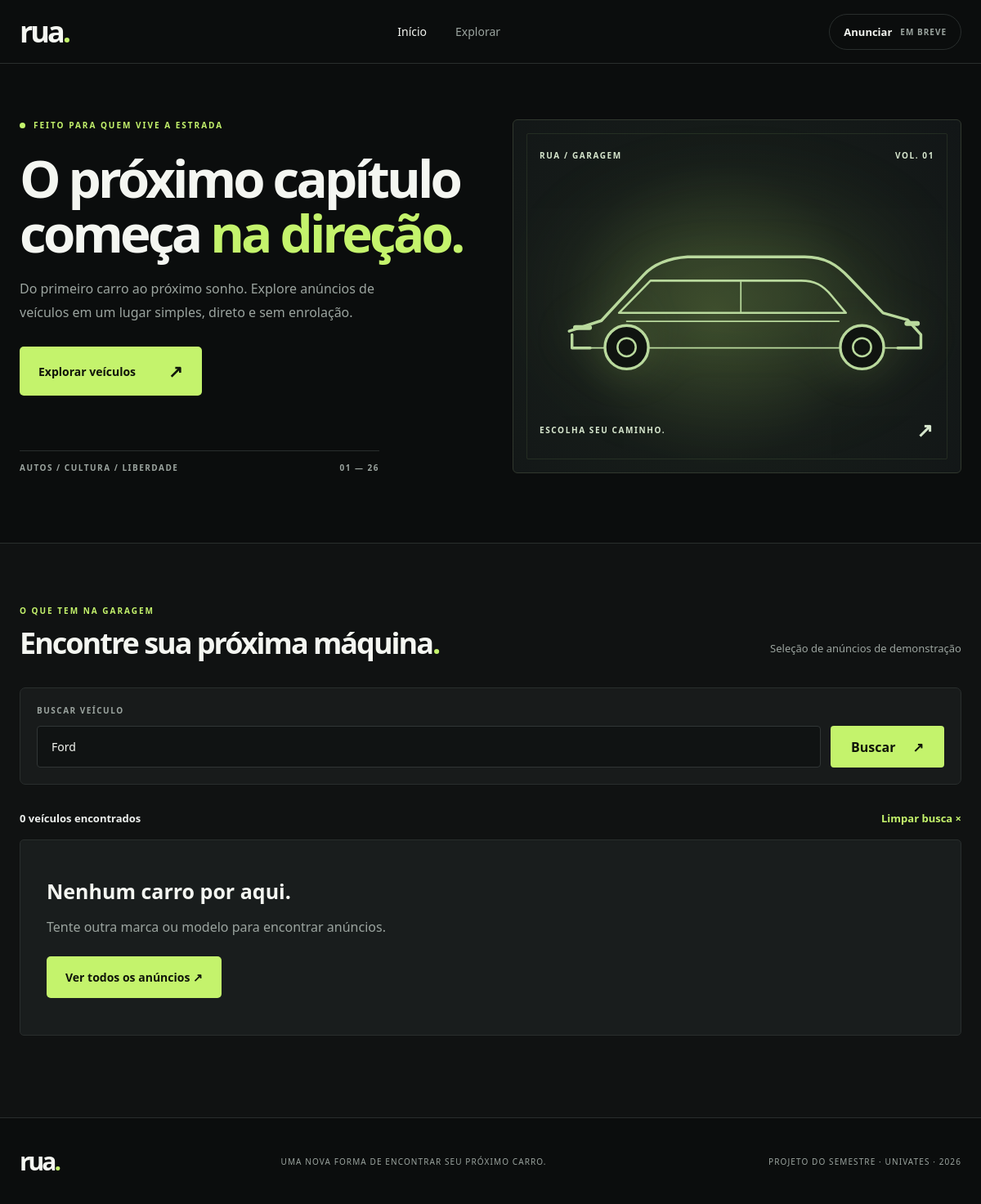
The page /index.php?busca=Ford on the database as committed earlier.
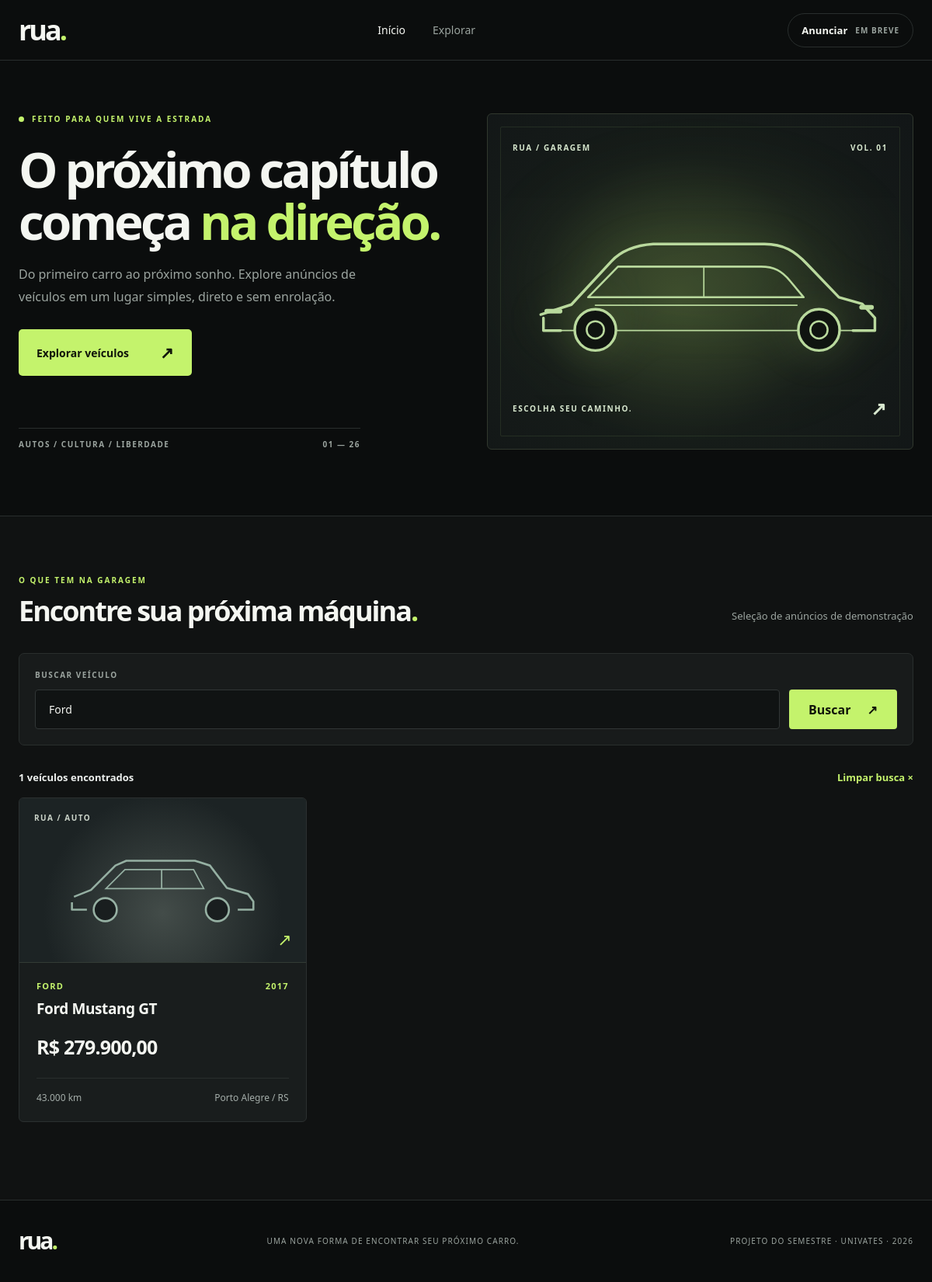
The same page on the database as committed later.
### tables this page shows
CREATE TABLE veiculos (
  id_veiculo INT AUTO_INCREMENT PRIMARY KEY,
  id_usuario INT NOT NULL,
  marca VARCHAR(60) NOT NULL,
  modelo VARCHAR(90) NOT NULL,
  categoria VARCHAR(30) NOT NULL DEFAULT 'Carros',
  ano INT NOT NULL,
  preco DECIMAL(12,2) NOT NULL,
  quilometragem INT NOT NULL,
  cidade VARCHAR(80) NOT NULL,
  uf CHAR(2) NOT NULL,
  descricao TEXT,
  foto_url VARCHAR(500),
  status VARCHAR(15) NOT NULL DEFAULT 'disponivel',
  FOREIGN KEY (id_usuario) REFERENCES usuarios(id_usuario)
);

### VeiculoDAO.php (called while the page is built, shortened)
<?php
class VeiculoDAO {
    private $conexao;
    public function __construct($conexao) {
        $this->conexao = $conexao;
    }
    public function listar($busca = "") {
        $sql = "SELECT veiculos.*, usuarios.nome AS nome_usuario
                FROM veiculos
                INNER JOIN usuarios ON veiculos.id_usuario = usuarios.id_usuario
                WHERE veiculos.status = 'disponivel'";
        if ($busca != "") {
            $sql .= " AND (veiculos.marca LIKE ? OR veiculos.modelo LIKE ?)";
        }
        $sql .= " ORDER BY veiculos.id_veiculo DESC";
        $comando = $this->conexao->prepare($sql);
        if ($busca != "") {
            $pesquisa = "%" . $busca . "%";
            $comando->execute([$pesquisa, $pesquisa]);
        } else {
            $comando->execute();
        }
        return $comando->fetchAll();
    }
}

### index.php (the view, shortened to what the changed rows need)
<?php
require_once "conexao.php";
require_once "VeiculoDAO.php";
$veiculoDAO = new VeiculoDAO($conexao);
$busca = isset($_GET["busca"]) && is_string($_GET["busca"]) ? trim($_GET["busca"]) : "";
$busca = substr($busca, 0, 80);
$veiculos = $veiculoDAO->listar($busca);
function texto($valor) {
    return htmlspecialchars((string) $valor, ENT_QUOTES, "UTF-8");
}
function reais($valor) {
    return "R$ " . number_format($valor, 2, ",", ".");
}
?>
<!DOCTYPE html>
<html lang="pt-BR">
<head>
    <link rel="stylesheet" href="style.css">
</head>
<body>
    <main>
        <section class="hero container">
            <div class="hero-copy">
                <h1>O próximo capítulo começa <em>na direção.</em></h1>
            </div>
        </section>
        <section class="listings" id="anuncios">
            <div class="container">
                <div class="section-top">
                    <div>
                        <h2>Encontre sua próxima máquina<span>.</span></h2>
                    </div>
                </div>
                <div class="results-heading">
                    <span><?php echo count($veiculos); ?> veículos encontrados</span>
                    <?php if ($busca !== "") { ?>
                        <a href="index.php#anuncios">Limpar busca ×</a>
                    <?php } else { ?>
                        <span class="results-muted">EXPLORAR / 2026</span>
                    <?php } ?>
                </div>
                <?php if (count($veiculos) === 0) { ?>
                    <div class="empty-state">
                        <h3>Nenhum carro por aqui.</h3>
                        <p>Tente outra marca ou modelo para encontrar anúncios.</p>
                        <a href="index.php#anuncios" class="button-primary">Ver todos os anúncios ↗</a>
                    </div>
                <?php } else { ?>
                    <div class="vehicle-grid">
                        <?php foreach ($veiculos as $veiculo) { ?>
                            <a class="vehicle-card" href="anuncio.php?id=<?php echo (int) $veiculo["id_veiculo"]; ?>">
                                <div class="vehicle-image theme-<?php echo (int) $veiculo["id_veiculo"] % 5; ?>">
                                    <span class="card-image-tag">RUA / AUTO</span>
                                    <span class="card-image-arrow">↗</span>
                                </div>
                                <div class="vehicle-content">
                                    <div class="vehicle-meta"><span><?php echo texto($veiculo["marca"]); ?></span><span><?php echo (int) $veiculo["ano"]; ?></span></div>
                                    <h3><?php echo texto($veiculo["marca"] . " " . $veiculo["modelo"]); ?></h3>
                                    <strong class="vehicle-price"><?php echo reais($veiculo["preco"]); ?></strong>
                                    <div class="vehicle-bottom">
                                        <span><?php echo number_format($veiculo["quilometragem"], 0, ",", "."); ?> km</span>
                                        <span><?php echo texto($veiculo["cidade"] . " / " . $veiculo["uf"]); ?></span>
                                    </div>
                                </div>
                            </a>
                        <?php } ?>
                    </div>
                <?php } ?>
            </div>
        </section>
    </main>
</body>
</html>

Rows that differ between the two databases and show on the page:
now on this page (row edited): veiculos: marca "FORD", ano "2017", marca+modelo "Ford Mustang GT", preco "R$ 279.900,00", quilometragem "43.000", cidade+uf "Porto Alegre / RS"
Other text that changed with them:
count($veiculos): "0" → "1"
text no longer shown: "Nenhum carro por aqui. Tente outra marca ou modelo para encontrar anúncios. Ver todos os anúncios ↗"
